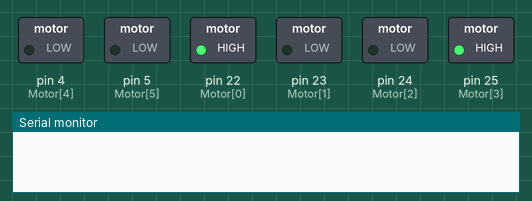
This sketch was run on a simulated Arduino Mega 2560, built with avr-gcc and run on an emulated ATmega2560. Shown: switched loads named in the sketch (green lamp = pin HIGH), the last lines printed to the serial monitor.

Above: at 0.1 s.
At 1.1 s:
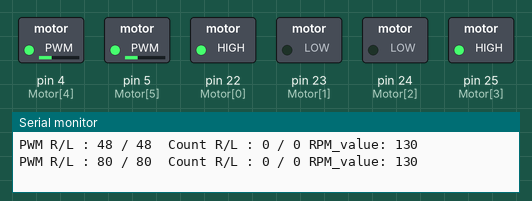
At 2.25 s:
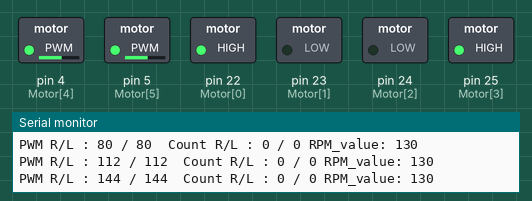
At 4.1 s:
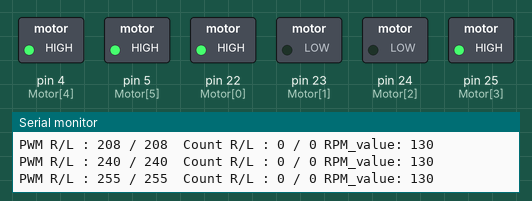
Timing chart, 0 to 5.6 s (numbered marks = the images above):
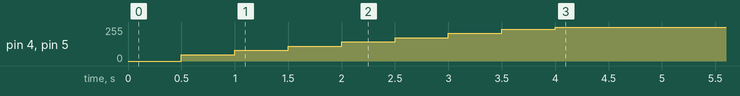

Measured:
- by itself, pin 4 (Motor[4]), pin 5 (Motor[5]): moves from 0/255 to 255/255 over 3.5 s

The sketch:

PID_control.ino
```cpp
#include<FlexiTimer2.h>

#define FORWARD 0x09
#define BACKWARD  0x06
#define LEFT_U  0x0A
#define RIGHT_U 0x05
#define LEFT    0x08
#define RIGHT   0x01
#define STOP    0x00

#define RPM     100
#define RPM_value ((unsigned int)(RPM * 1.3))

#define KP 0.25
#define KI 0.00025
#define KD 0.125

int Motor[6] = {22,23,24,25,4,5};

signed int Right_cnt=0,Left_cnt=0;
signed int pwm_value_R=0,pwm_value_L=0;
unsigned int ENCODER_CNT_L=0,ENCODER_CNT_R=0,Timer_flag=0;

void setup() {
  // put your setup code here, to run once:
  int z;
  Serial.begin(115200);
  for(z=0;z<6;z++)
  {
    pinMode(Motor[z],OUTPUT);
    digitalWrite(Motor[z],LOW);
  }
  attachInterrupt(6,Encoder_count_L,RISING);
  attachInterrupt(7,Encoder_count_R,RISING);
  FlexiTimer2::set(500,Timer2_ISR);
  FlexiTimer2::start();
  Motor_mode(FORWARD);
}

void loop() {
  // put your main code here, to run repeatedly:
  static signed int R_pre_err = 0;
  static signed int R_cur_err = 0;
  static signed int R_cur_cnt = 0;
  static signed int R_dt_err  = 0;
  static signed int R_err_sum = 0;

  static signed int L_pre_err = 0;
  static signed int L_cur_err = 0;
  static signed int L_cur_cnt = 0;
  static signed int L_dt_err  = 0;
  static signed int L_err_sum = 0;

  if(Timer_flag)
    {
      R_pre_err = R_cur_err;
      R_cur_cnt = Right_cnt;
      R_cur_err = RPM_value - R_cur_cnt;
      R_err_sum+= R_cur_err;
      R_dt_err  = R_cur_err - R_pre_err;

      pwm_value_R += (R_cur_err * KP) + (R_err_sum * KI) + (R_dt_err * KD);

      if(pwm_value_R > 255)
        pwm_value_R = 255;
      else if(pwm_value_R < 0)
        pwm_value_R = 0;

//L
      L_pre_err = L_cur_err;
      L_cur_cnt = Left_cnt;
      L_cur_err = RPM_value - L_cur_cnt;
      L_err_sum+= L_cur_err;
      L_dt_err  = L_cur_err - L_pre_err;

      pwm_value_L += (L_cur_err * KP) + (L_err_sum * KI) + (L_dt_err * KD);

      if(pwm_value_L > 255)
        pwm_value_L = 255;
      else if(pwm_value_L < 0)
        pwm_value_L = 0;

      Motor_Control('R',pwm_value_R);
      Motor_Control('L',pwm_value_L);

      Serial.print("PWM R/L : ");
      Serial.print(pwm_value_R);
      Serial.print(" / ");
      Serial.print(pwm_value_L);
      Serial.print("  Count R/L : ");
      Serial.print(Right_cnt);
      Serial.print(" / ");
      Serial.print(Left_cnt);
      Serial.print(" RPM_value: ");
      Serial.println(RPM_value);
      Timer_flag = 0 ;
    }
}

void Motor_mode(int da)
{
  int z;
  for(z=0;z<4;z++)
  {
    digitalWrite(Motor[z],(da>>z)&0x01);
  }
}

void Motor_Control(char da,unsigned int OC_value)
{
  switch(da)
  {
    case 'L':
      analogWrite(Motor[4],OC_value);
      break;
    case 'R':
      analogWrite(Motor[5],OC_value);
      break;
    case 'A':
      analogWrite(Motor[4],OC_value);
      analogWrite(Motor[5],OC_value);
      break;
  }
}

void Encoder_count_L()
{
  ENCODER_CNT_L++;
}

void Encoder_count_R()
{
  ENCODER_CNT_R++;
}

void Timer2_ISR()
{
  Right_cnt = ENCODER_CNT_R;
  Left_cnt  = ENCODER_CNT_L;
  ENCODER_CNT_R = 0;
  ENCODER_CNT_L = 0;
  Timer_flag = 1;
}
```
